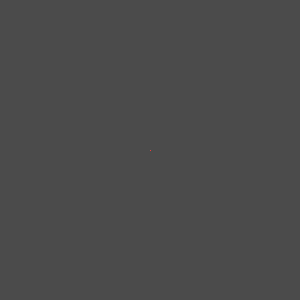
Frame 1 (no input)
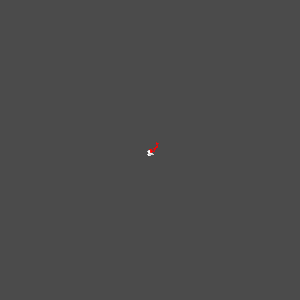
Frame 60 (the mouse pressed at the canvas centre just before this capture)
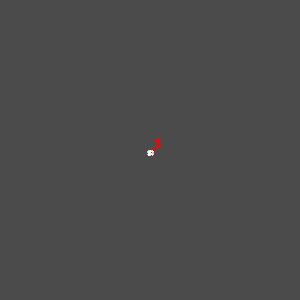
Frame 120 (the mouse held since frame 60 and released just before this capture)

The Processing sketch that drew these frames (run headless with seeded random() and noise(); from frame 60 on, the mouse is pressed at the canvas centre):

// Processing sketch: random_walker
// ── random_walker.pde
/***************************************
Random Walker - from @shiffman
Mg. Fausto M. Lagos S.
@piratax007 - 2018
GNU GPLV3+
***************************************/

walker w1;
walker w2;

void setup(){
  size(300, 300);
  background(75);
  w1 = new walker();
  w2 = new walker(color(255, 0, 0));
}

void draw(){
  w1.display();
  w2.display();
  w1.walk();
  w2.walk();
}
// ── walker.pde
class walker{
  float x, y;
  color walkerColor;
  
  walker(){
    x = width / 2;
    y = height / 2;
    walkerColor = 255;
  }
  
  walker(color Color){
    x = width / 2;
    y = height / 2;
    walkerColor = Color;
  }
  
  void display(){
    stroke(walkerColor);
    point(x, y);
  }
  
  void walk(){
    int select = int(random(4));
    
    if (select == 0){
      x++;
    }else if(select == 1){
      x--;
    }else if(select == 2){
      y--;
    }else{
      y++;
    }
    
    x = constrain(x, 0, width - 1);
    y = constrain(y, 0, height - 1);
  }
}
